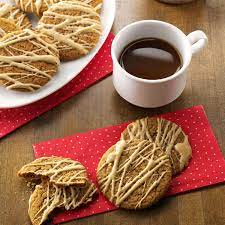
#> input picture 8-9th-week-image-processing/rgbImg.jpg, 225 x 225 px
$ python RGB2HSI.py
#> lines starting #> are read from the running program, lines starting #| are printed output that depends on the picture
import cv2

img = cv2.imread('rgbImg.jpg')
#> img is the input picture: shape (225, 225, 3); mean B, G, R 78.9, 106.2, 156.9

hsvImg = cv2.cvtColor(img, cv2.COLOR_RGB2HSV)
#> hsvImg: shape (225, 225, 3); mean H, S, V 107.9, 141.4, 156.9

rgbImg = cv2.cvtColor(hsvImg, cv2.COLOR_HSV2RGB)

img3 = cv2.hconcat([img,hsvImg,rgbImg])
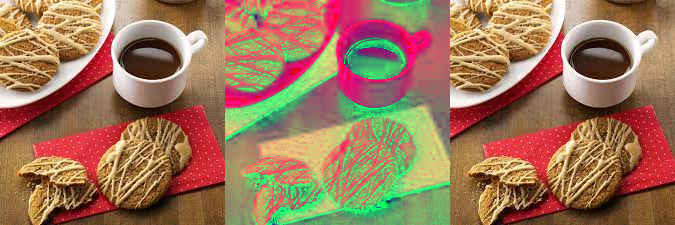
#> img3: shape (225, 675, 3); mean B, G, R 88.5, 117.8, 156.9
cv2.imshow('rgb2hsi & hsi2rgb', img3)
cv2.waitKey(0)

$ run again, with 8-9th-week-image-processing/spring.jpg copied over 8-9th-week-image-processing/rgbImg.jpg
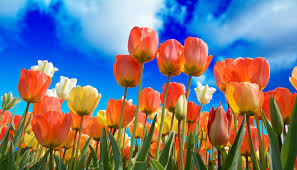
#> input picture 8-9th-week-image-processing/spring.jpg, 297 x 170 px
#> img is the input picture: shape (170, 297, 3); mean B, G, R 126.9, 119.1, 120.6
#> hsvImg: shape (170, 297, 3); mean H, S, V 63.9, 187, 197.7
#> `img3 = cv2.hconcat([img,hsvImg,rgbImg])`:
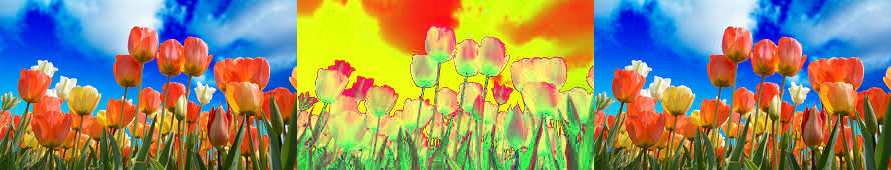
#> img3: shape (170, 891, 3); mean B, G, R 105.8, 141.6, 146.2
